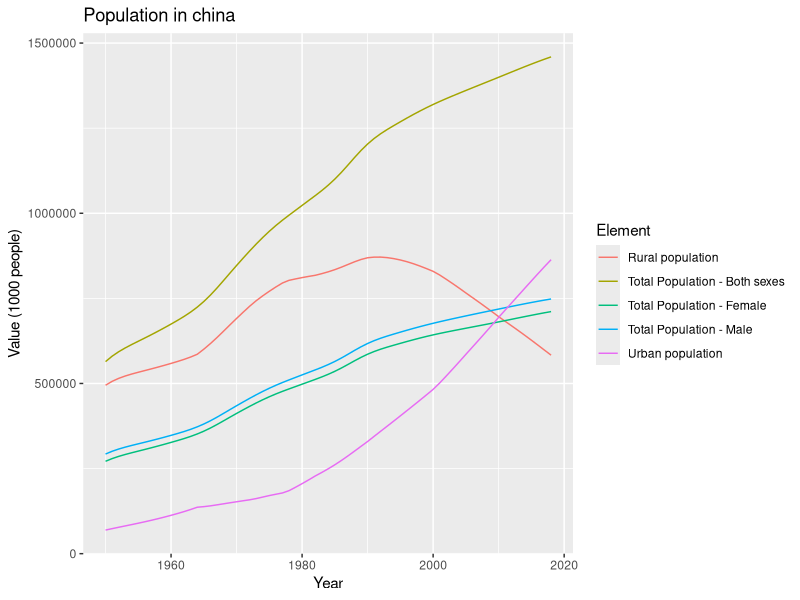
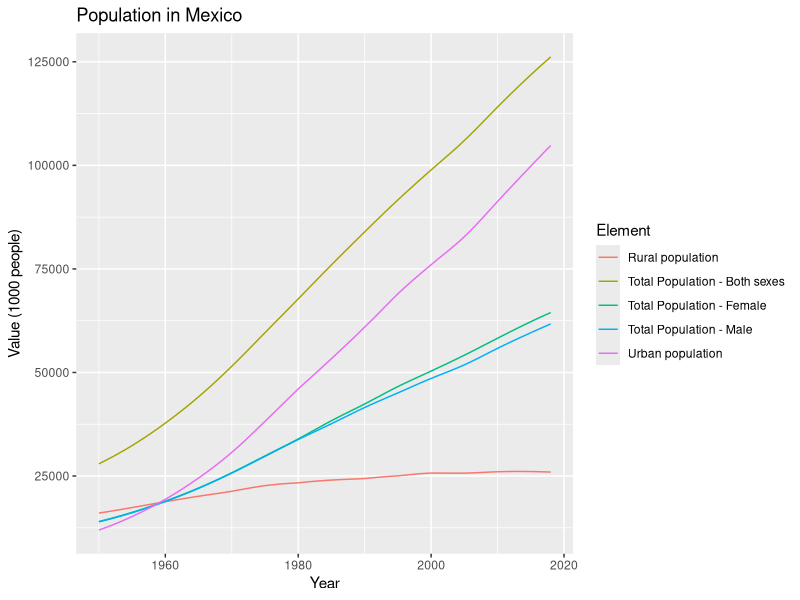
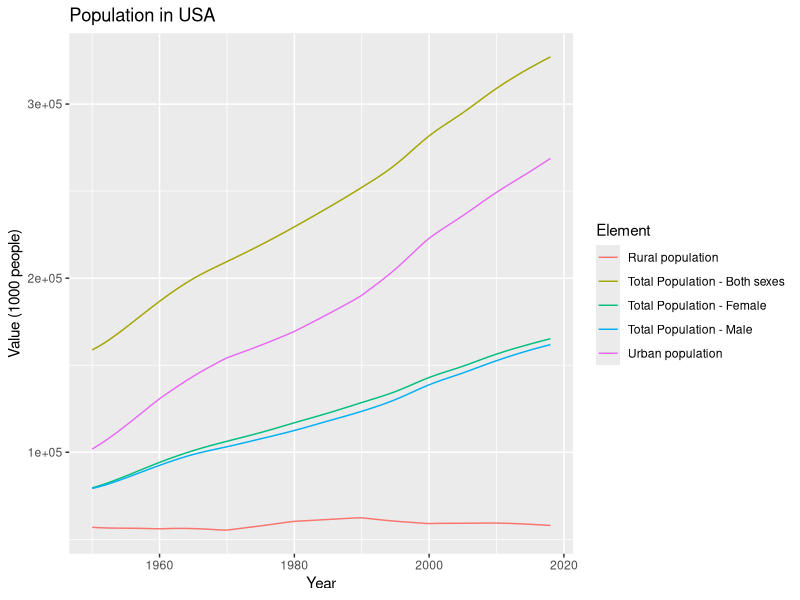
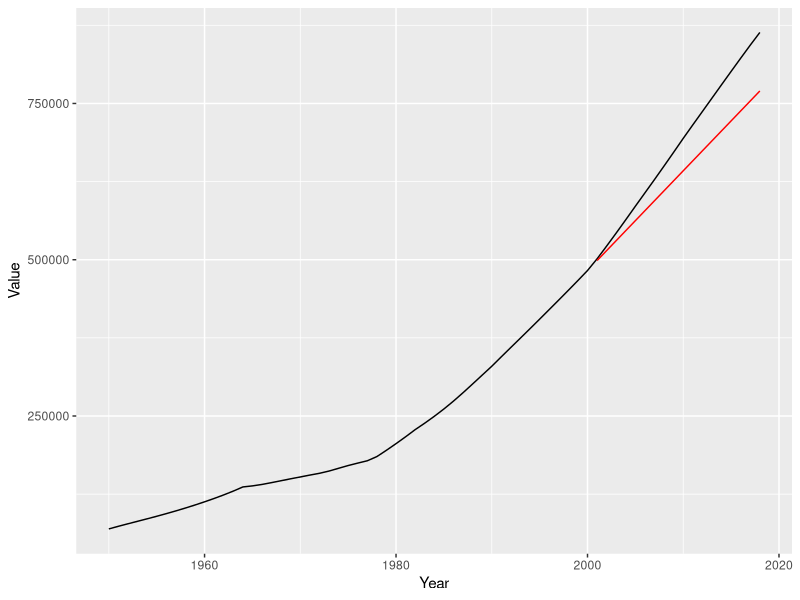
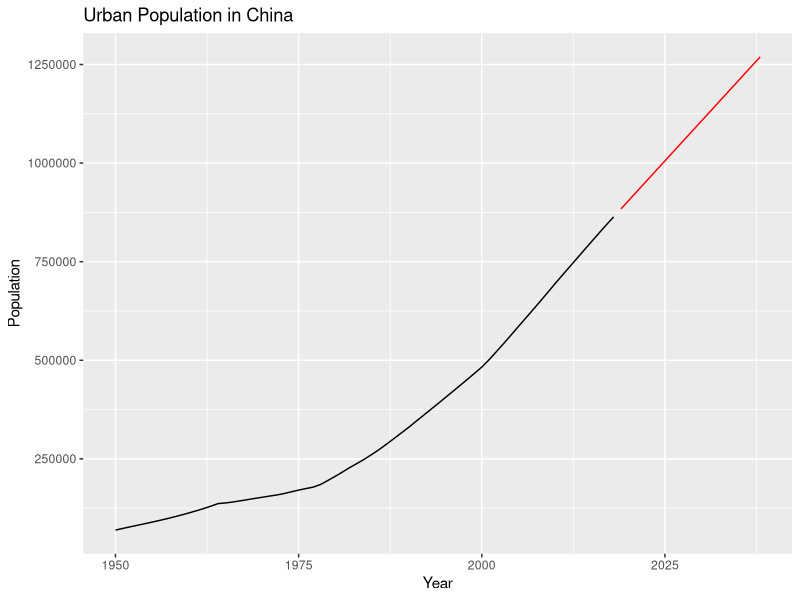
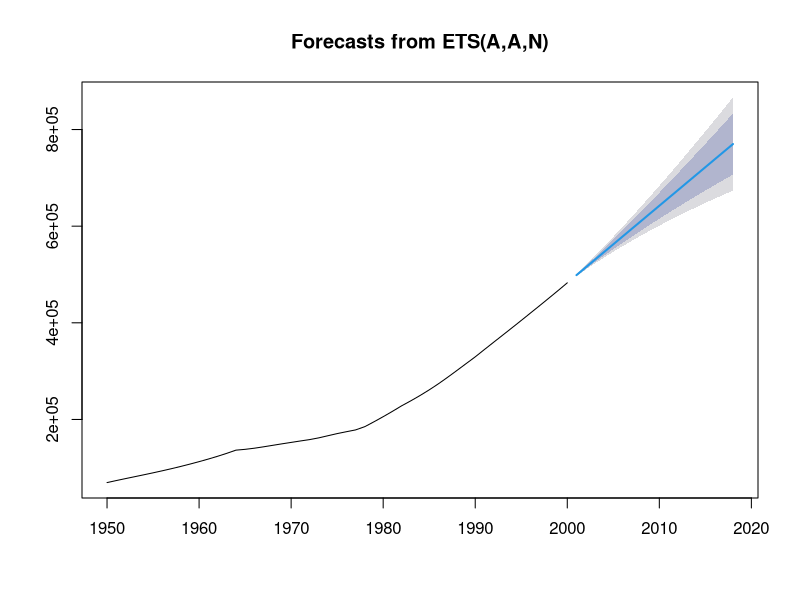
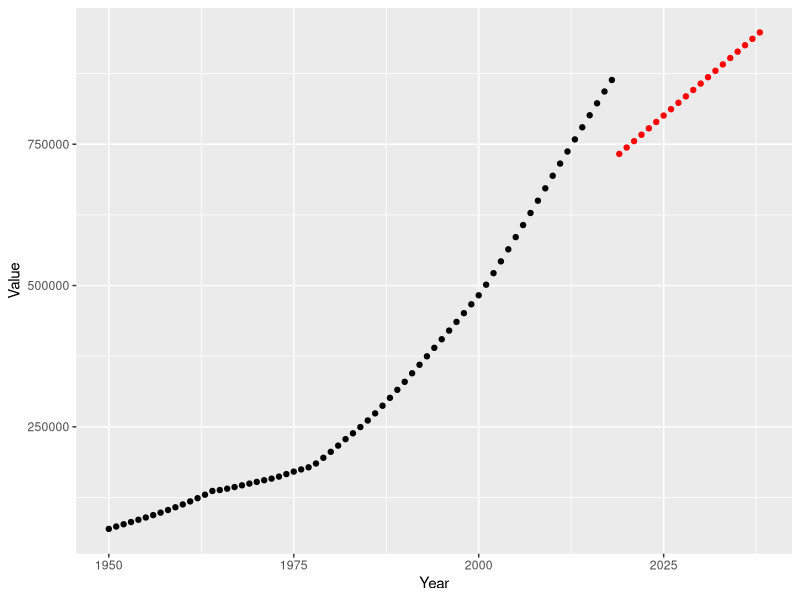

The R source for these figures, in order:
## ---- chunk 1
library(readr)
library(dplyr)
library(ggplot2)
library(tidyverse)
library(forecast)
library(caret)
## ---- chunk 2
setwd("/Users/emipiz/Desktop/Proyecto 3")
data_frame_1 <- read.csv("FAOSTAT_data_en_8-3-2022.csv")
## ---- chunk 3
summary(data_frame_1)
str(data_frame_1)
## ---- chunk 4
no_missing_values <- sum(is.na(data_frame_1))
sprintf("We have left %1.0f missing values", no_missing_values)

## ---- chunk 5
China_pop <- data_frame_1 %>%
  filter(Area == "China")

China_graph <- ggplot(China_pop, aes(Year, Value, color = Element)) + 
  geom_line() + labs(
    title = "Population in china",
    y = "Value (1000 people)", x = "Year")

China_graph
## ---- chunk 6
Mexico_pop <- data_frame_1 %>%
  filter(Area == "Mexico")

Mexico_graph <- ggplot(Mexico_pop, aes(Year, Value, color = Element)) + 
  geom_line() + labs(
    title = "Population in Mexico",
    y = "Value (1000 people)", x = "Year"
  )

Mexico_graph
## ---- chunk 7
USA_pop <- data_frame_1 %>%
  filter(Area == "United States of America")

USA_graph <- ggplot(USA_pop, aes(Year, Value, color = Element)) + 
  geom_line() + labs(
    title = "Population in USA",
    y = "Value (1000 people)", x = "Year"
  )

USA_graph
## ---- chunk 8
China_urban <- China_pop %>%
  filter(Element == "Urban population")

China_rural <- China_pop %>%
  filter(Element == "Rural population")

china_ts_urban_2000 <- ts(China_urban$Value, start = 1950, end = 2000, frequency = 1)
china_ts_urban <- ts(China_urban$Value, start = 1950, end = 2018, frequency = 1)

prediction_urban_train <- forecast(china_ts_urban_2000, h= 18)
prediction_urban <- forecast(china_ts_urban, h = 20)

summary(prediction_urban_train)
summary(prediction_urban)
## ---- chunk 9
China_df_train <- data.frame(prediction_urban_train)
China_df_train <- China_df_train %>%
  mutate(Year = c(2001:2018), Value = Point.Forecast)

China_df_pred <- data.frame(prediction_urban)
China_df_pred <- China_df_pred %>%
  mutate(Year = c(2019:2038), Value = Point.Forecast)

graph_china_urban_2000 <- ggplot() +
  geom_line(data = China_urban, aes(Year,Value)) + 
  geom_line(data = China_df_train, aes(Year,Value), color = "Red")

graph_china_urban_2000

graph_china_urban_pred <- ggplot() + 
  geom_line(data = China_urban, aes(Year, Value)) +
  geom_line(data = China_df_pred, aes(Year, Value), color = "Red") + 
  labs(title = "Urban Population in China", y = "Population", x = "Year")

graph_china_urban_pred
## ---- chunk 10
lm_model <- lm(Value ~ Year, data = China_urban)

summary(lm_model)
RSS <- c(crossprod(lm_model$residuals))
MSE <- RSS / length(lm_model$residuals)
RMSE_lm <- sqrt(MSE)

plot(prediction_urban_train)

df_Year <- data.frame(c(2019:2038))
df_Year <- df_Year %>%
  mutate(Year= c.2019.2038.) %>%
  select(Year)

predict_lm <- predict(lm_model, df_Year)


#Linear Regression Graph
df_prediction_lm <- cbind(df_Year, predict_lm)

graph_lm_model <- ggplot() + 
  geom_point(data = China_urban, aes(x = Year, y = Value)) + 
  geom_point(data = df_prediction_lm, aes(x = Year, y = predict_lm), color = "Red")
graph_lm_model
